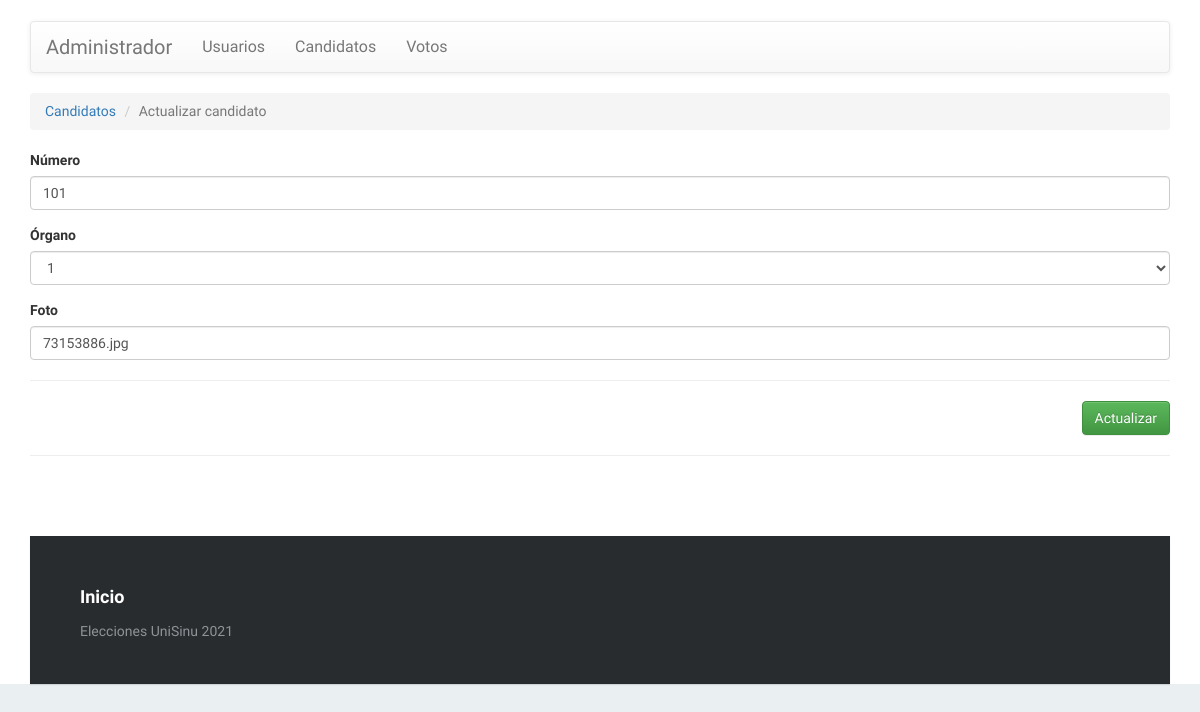
The app's page /view/indexCA.php?c=candidato&a=Crud&id_candidato=73153886 (signed in) with its own data.
### tables this page shows
CREATE TABLE `candidato` (
  `id_candidato` int(12) NOT NULL,
  `numero` varchar(5) NOT NULL,
  `id_organo` int(2) NOT NULL,
  `foto` varchar(255) NOT NULL
);

### controller/candidato.controller.php (called while the page is built, shortened)
<?php
    require_once '../model/candidato.php';
    if(!isset($_SESSION["name"])){
        session_start();
        require_once '../view/error_usuarioCA.php';
    }else{
class CandidatoController{
    private $model;
    public function __CONSTRUCT(){
        $this->model = new candidato();
    }
    public function Crud(){
        $prod = new candidato();
        if(isset($_REQUEST['id_candidato'])){
            $prod = $this->model->Obtener($_REQUEST['id_candidato']);
        }
        require_once '../view/header.php';
        require_once '../view/candidato/candidato-editar.php';
        require_once '../view/footer.php';
    }
}
}
?>

### model/database.php (called while the page is built)
<?php
class Database
{
    public static function Conectar()
    {
        $pdo = new PDO('mysql:host=localhost;dbname=votaciones;charset=utf8', 'root', '');
        $pdo->setAttribute(PDO::ATTR_ERRMODE, PDO::ERRMODE_EXCEPTION);
        return $pdo;
    }
}
?>

### model/candidato.php (called while the page is built, shortened)
<?php
class candidato
{
	private $pdo;
	public function __CONSTRUCT()
	{
		try
		{
			$this->pdo = Database::Conectar();
		}
		catch(Exception $e)
		{
			die($e->getMessage());
		}
	}
	public function Obtener($id_candidato)
	{
		try
		{
			$stm = $this->pdo->prepare("SELECT * FROM candidato WHERE id_candidato = ?");
			$stm->execute(array($id_candidato));
			return $stm->fetch(PDO::FETCH_OBJ);
		} catch (Exception $e)
		{
			die($e->getMessage());
		}
	}
}

### view/candidato/candidato-editar.php (the view, shortened to what this page needs)
<ol class="breadcrumb">
  <li><a href="?c=candidato">Candidatos</a></li>
  <li class="active">Actualizar candidato</li>
</ol>
<form id="frm-candidato" action="?c=candidato&a=Editar" method="post" enctype="multipart/form-data">
    <div class="form-group">
        <label>Número</label>
        <input type="text" name="numero" value="<?php echo $prod->numero; ?>" class="form-control" placeholder="Ingrese número" data-validacion-tipo="requerido|min:1" />
    </div>
	<div class="form-group">
        <label>Órgano</label><br>
		<select class="form-control form-control-sm" name="id_organo" value="<?php echo $prod->id_organo; ?>" data-validacion-tipo="requerido|min:1">
			<option><?php echo $prod->id_organo; ?></option>
		</select>
    </div>
    <div class="form-group">
        <label>Foto</label>
        <input type="text" name="foto" value="<?php echo $prod->foto; ?>" class="form-control" placeholder="Ingrese foto" data-validacion-tipo="requerido|min:1" />
    </div>
    <hr />
    <div class="text-right">
        <button class="btn btn-success">Actualizar</button>
    </div>
</form>

### assets/css/demo.css (style rules this page uses)
* { padding:0; margin:0; }
html { background-color: #eaf0f2; }
body { font:14px/1.5 Arial, Helvetica, sans-serif; }

### view/header.php (style rules this page uses)
* { font-family: 'Ubuntu', sans-serif; }

### records on screen
candidato: numero "101", id_organo "1", foto "73153886.jpg"
